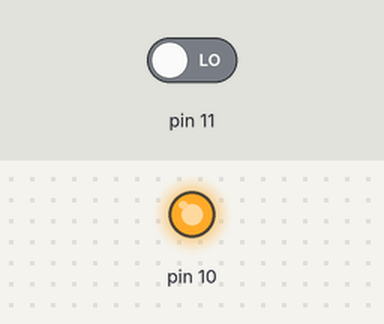
Bench run of a sketch on a simulated Arduino Uno, built with avr-gcc and run on an emulated ATmega328P. Shown: output pins drawn as LEDs (lit = HIGH). The test bench sets the inputs (shaded band); at power-on: pin 11 LOW. What the sketch prints to the serial monitor is not drawn.

Above: at 1.2 s.
1.3 s: pin 11 driven HIGH
At 2.2 s:
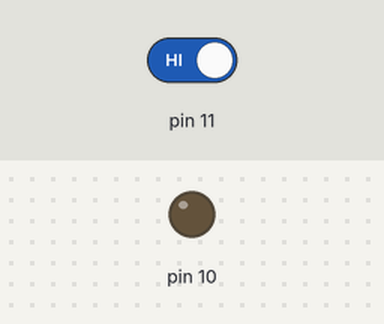
2.8 s: pin 11 driven LOW
At 3.4 s:
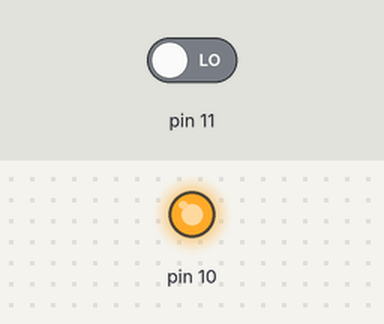
Timing chart, 0 to 5.8 s (numbered marks = the images above; inputs shaded):
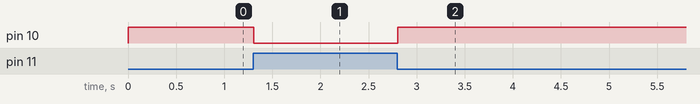

The sketch:

push_button_with_led.ino
```cpp
void setup() {
  // put your setup code here, to run once:
pinMode(11, INPUT);
Serial.begin(9600);
pinMode(10, OUTPUT);
}

void loop() {

  // put your main code here, to run repeatedly:
int button=digitalRead(11);
Serial.println(button);


 if (button==HIGH)    {

 digitalWrite(10, LOW);
}


else {
digitalWrite(10, HIGH);

}
}
```

Measured:
- after the input at 1.3 s, pin 10: HIGH → LOW at once
- after the input at 2.8 s, pin 10: LOW → HIGH at once
